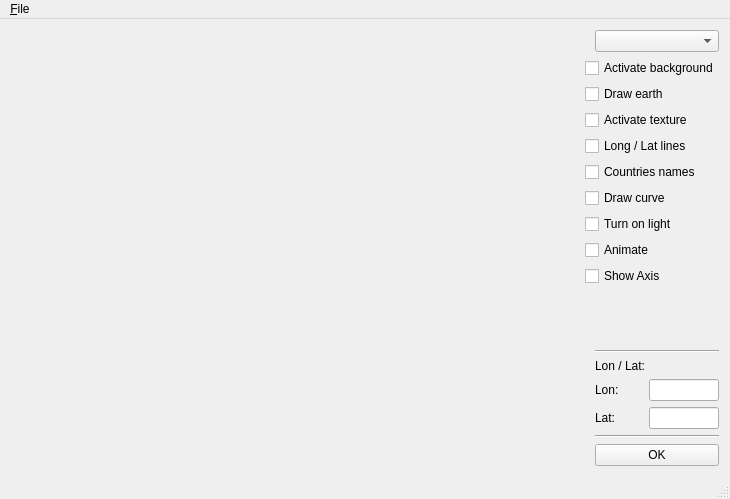
<?xml version="1.0" encoding="UTF-8"?>
<ui version="4.0">
 <class>MainWindow</class>
 <widget class="QMainWindow" name="MainWindow">
  <property name="geometry">
   <rect>
    <x>0</x>
    <y>0</y>
    <width>730</width>
    <height>499</height>
   </rect>
  </property>
  <property name="windowTitle">
   <string>MainWindow</string>
  </property>
  <property name="dockOptions">
   <set>QMainWindow::AllowTabbedDocks|QMainWindow::AnimatedDocks</set>
  </property>
  <widget class="QWidget" name="centralWidget">
   <layout class="QHBoxLayout" name="horizontalLayout_13">
    <item>
     <layout class="QVBoxLayout" name="verticalLayout_2">
      <property name="spacing">
       <number>0</number>
      </property>
      <property name="sizeConstraint">
       <enum>QLayout::SetNoConstraint</enum>
      </property>
      <item>
       <spacer name="horizontalSpacer_6">
        <property name="orientation">
         <enum>Qt::Horizontal</enum>
        </property>
        <property name="sizeHint" stdset="0">
         <size>
          <width>40</width>
          <height>20</height>
         </size>
        </property>
       </spacer>
      </item>
     </layout>
    </item>
    <item>
     <layout class="QVBoxLayout" name="verticalLayout_3">
      <item>
       <layout class="QHBoxLayout" name="horizontalLayout_2">
        <item>
         <spacer name="horizontalSpacer_4">
          <property name="orientation">
           <enum>Qt::Horizontal</enum>
          </property>
          <property name="sizeType">
           <enum>QSizePolicy::Fixed</enum>
          </property>
          <property name="sizeHint" stdset="0">
           <size>
            <width>10</width>
            <height>20</height>
           </size>
          </property>
         </spacer>
        </item>
        <item>
         <widget class="QComboBox" name="skinBox">
          <property name="currentIndex">
           <number>-1</number>
          </property>
         </widget>
        </item>
       </layout>
      </item>
      <item>
       <widget class="QCheckBox" name="checkBox_bg">
        <property name="text">
         <string>Activate background</string>
        </property>
       </widget>
      </item>
      <item>
       <widget class="QCheckBox" name="checkBox_earth">
        <property name="text">
         <string>Draw earth</string>
        </property>
       </widget>
      </item>
      <item>
       <widget class="QCheckBox" name="checkBox_texture">
        <property name="text">
         <string>Activate texture</string>
        </property>
       </widget>
      </item>
      <item>
       <widget class="QCheckBox" name="checkBox_longlat">
        <property name="text">
         <string>Long / Lat lines</string>
        </property>
       </widget>
      </item>
      <item>
       <widget class="QCheckBox" name="checkBox_cn">
        <property name="text">
         <string>Countries names</string>
        </property>
       </widget>
      </item>
      <item>
       <widget class="QCheckBox" name="checkBox_curve">
        <property name="text">
         <string>Draw curve</string>
        </property>
       </widget>
      </item>
      <item>
       <widget class="QCheckBox" name="checkBox_light">
        <property name="text">
         <string>Turn on light</string>
        </property>
       </widget>
      </item>
      <item>
       <widget class="QCheckBox" name="checkBox_anim">
        <property name="text">
         <string>Animate</string>
        </property>
       </widget>
      </item>
      <item>
       <widget class="QCheckBox" name="checkBox_axis">
        <property name="text">
         <string>Show Axis</string>
        </property>
       </widget>
      </item>
      <item>
       <spacer name="verticalSpacer">
        <property name="orientation">
         <enum>Qt::Vertical</enum>
        </property>
        <property name="sizeType">
         <enum>QSizePolicy::Expanding</enum>
        </property>
        <property name="sizeHint" stdset="0">
         <size>
          <width>20</width>
          <height>88</height>
         </size>
        </property>
       </spacer>
      </item>
      <item>
       <layout class="QHBoxLayout" name="horizontalLayout_10">
        <item>
         <spacer name="horizontalSpacer_11">
          <property name="orientation">
           <enum>Qt::Horizontal</enum>
          </property>
          <property name="sizeType">
           <enum>QSizePolicy::Fixed</enum>
          </property>
          <property name="sizeHint" stdset="0">
           <size>
            <width>10</width>
            <height>20</height>
           </size>
          </property>
         </spacer>
        </item>
        <item>
         <layout class="QVBoxLayout" name="verticalLayout_4">
          <item>
           <widget class="Line" name="line_5">
            <property name="orientation">
             <enum>Qt::Horizontal</enum>
            </property>
           </widget>
          </item>
          <item>
           <widget class="QLabel" name="label_10">
            <property name="text">
             <string>Lon / Lat:</string>
            </property>
           </widget>
          </item>
          <item>
           <layout class="QHBoxLayout" name="horizontalLayout_11">
            <item>
             <widget class="QLabel" name="label_11">
              <property name="text">
               <string>Lon:</string>
              </property>
             </widget>
            </item>
            <item>
             <spacer name="horizontalSpacer_12">
              <property name="orientation">
               <enum>Qt::Horizontal</enum>
              </property>
              <property name="sizeType">
               <enum>QSizePolicy::Fixed</enum>
              </property>
              <property name="sizeHint" stdset="0">
               <size>
                <width>13</width>
                <height>20</height>
               </size>
              </property>
             </spacer>
            </item>
            <item>
             <widget class="QLineEdit" name="longitude">
              <property name="sizePolicy">
               <sizepolicy hsizetype="Fixed" vsizetype="Fixed">
                <horstretch>0</horstretch>
                <verstretch>0</verstretch>
               </sizepolicy>
              </property>
              <property name="maximumSize">
               <size>
                <width>70</width>
                <height>27</height>
               </size>
              </property>
             </widget>
            </item>
           </layout>
          </item>
          <item>
           <layout class="QHBoxLayout" name="horizontalLayout_12">
            <item>
             <widget class="QLabel" name="label_12">
              <property name="text">
               <string>Lat:</string>
              </property>
             </widget>
            </item>
            <item>
             <spacer name="horizontalSpacer_13">
              <property name="orientation">
               <enum>Qt::Horizontal</enum>
              </property>
              <property name="sizeType">
               <enum>QSizePolicy::Fixed</enum>
              </property>
              <property name="sizeHint" stdset="0">
               <size>
                <width>13</width>
                <height>20</height>
               </size>
              </property>
             </spacer>
            </item>
            <item>
             <widget class="QLineEdit" name="latitude">
              <property name="sizePolicy">
               <sizepolicy hsizetype="Fixed" vsizetype="Fixed">
                <horstretch>0</horstretch>
                <verstretch>0</verstretch>
               </sizepolicy>
              </property>
              <property name="maximumSize">
               <size>
                <width>70</width>
                <height>27</height>
               </size>
              </property>
             </widget>
            </item>
           </layout>
          </item>
          <item>
           <widget class="Line" name="line_6">
            <property name="orientation">
             <enum>Qt::Horizontal</enum>
            </property>
           </widget>
          </item>
          <item>
           <widget class="QPushButton" name="latlonButton">
            <property name="text">
             <string>OK</string>
            </property>
           </widget>
          </item>
         </layout>
        </item>
       </layout>
      </item>
      <item>
       <layout class="QHBoxLayout" name="horizontalLayout_5"/>
      </item>
     </layout>
    </item>
   </layout>
  </widget>
  <widget class="QMenuBar" name="menuBar">
   <property name="geometry">
    <rect>
     <x>0</x>
     <y>0</y>
     <width>730</width>
     <height>25</height>
    </rect>
   </property>
   <widget class="QMenu" name="menu_File">
    <property name="title">
     <string>&amp;File</string>
    </property>
    <addaction name="actionE_xit"/>
   </widget>
   <addaction name="menu_File"/>
  </widget>
  <widget class="QStatusBar" name="statusBar"/>
  <action name="actionE_xit">
   <property name="enabled">
    <bool>true</bool>
   </property>
   <property name="icon">
    <iconset>
     <normalon>:/icon/icon</normalon>
    </iconset>
   </property>
   <property name="text">
    <string>E&amp;xit</string>
   </property>
   <property name="iconText">
    <string>Exit</string>
   </property>
   <property name="toolTip">
    <string>Exit</string>
   </property>
   <property name="statusTip">
    <string>Quit this example application</string>
   </property>
   <property name="shortcut">
    <string>Ctrl+Q</string>
   </property>
   <property name="iconVisibleInMenu">
    <bool>true</bool>
   </property>
  </action>
 </widget>
 <layoutdefault spacing="6" margin="11"/>
 <resources/>
 <connections/>
</ui>
